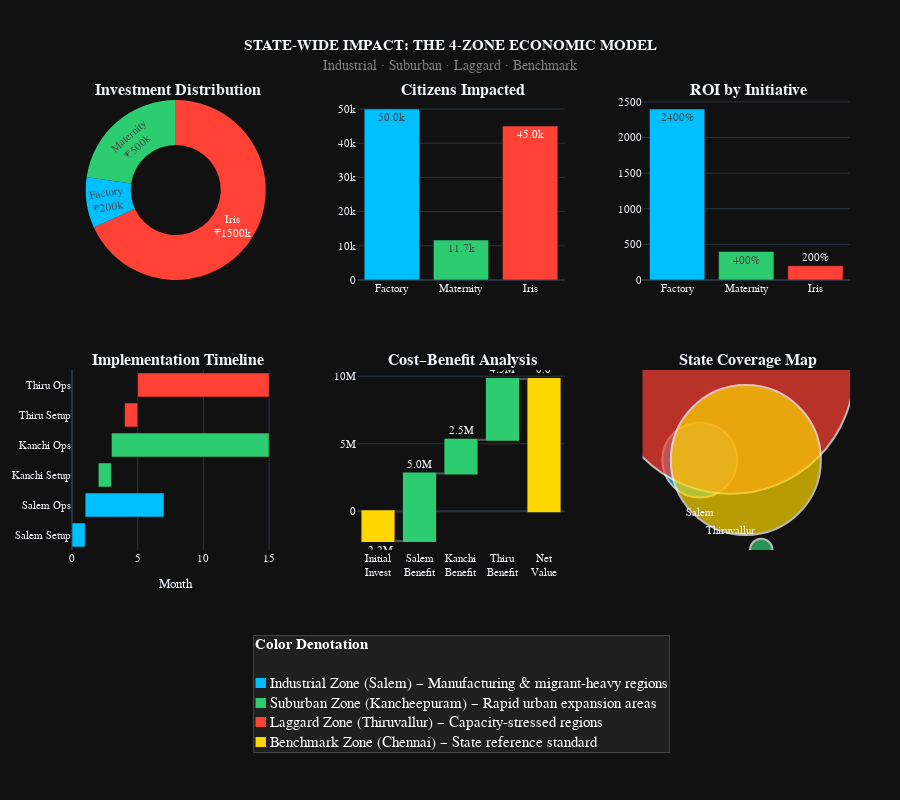

Notebook code for this chart:
### Code cell
import pandas as pd
import plotly.graph_objects as go
from plotly.subplots import make_subplots

# 1. DATA PREPARATION
# Define Theme Colors
ZONE_COLORS = {
    'Industrial': '#00BFFF',   # Neon Blue (Salem)
    'Suburban': '#2ECC71',     # Neon Green (Kancheepuram)
    'Laggard': '#FF4136',      # Neon Red (Thiruvallur)
    'Benchmark': '#FFD700'     # Gold (Chennai)
}

# Create ROI Dataframe (Simulated for the Hackathon Pitch)
data = {
    'Initiative': ['Factory Gate Camps (Salem)', 'Maternity API (Kanchi)', 'Iris Vans (Thiruvallur)'],
    'Investment': [200000, 500000, 1500000],   # Cost in INR
    'Citizens': [50000, 11700, 45000],         # People Impacted
    'Benefit': [5000000, 2500000, 4500000]     # Economic Value Generated
}
roi_df = pd.DataFrame(data)

# Calculate ROI %: ((Benefit - Investment) / Investment) * 100
roi_df['ROI %'] = ((roi_df['Benefit'] - roi_df['Investment']) / roi_df['Investment']) * 100
total_investment = roi_df['Investment'].sum()

# 2. STATE-WIDE IMPACT DASHBOARD
fig = make_subplots(
    rows=2, cols=3,
    subplot_titles=[
        '<b> Investment Distribution</b>',
        '<b> Citizens Impacted</b>',
        '<b> ROI by Initiative</b>',
        '<b> Implementation Timeline</b>',
        '<b> Cost–Benefit Analysis</b>',
        '<b> State Coverage Map</b>'
    ],
    specs=[
        [{'type': 'pie'}, {'type': 'bar'}, {'type': 'bar'}],
        [{'type': 'bar'}, {'type': 'waterfall'}, {'type': 'scatter'}]
    ],
    vertical_spacing=0.2,
    horizontal_spacing=0.1
)

# ROW 1: FINANCIAL OVERVIEW
# 1. Investment Pie Chart
fig.add_trace(
    go.Pie(
        labels=roi_df['Initiative'].str.split().str[0],
        values=roi_df['Investment'],
        marker_colors=[ZONE_COLORS['Industrial'], ZONE_COLORS['Suburban'], ZONE_COLORS['Laggard']],
        hole=0.5,
        text=[f"₹{v/1000:.0f}k" for v in roi_df['Investment']],
        textinfo='text+label',
        hoverinfo='label+value+percent'
    ),
    row=1, col=1
)

# 2. Citizens Impacted Bar Chart
fig.add_trace(
    go.Bar(
        x=roi_df['Initiative'].str.split().str[0],
        y=roi_df['Citizens'],
        marker_color=[ZONE_COLORS['Industrial'], ZONE_COLORS['Suburban'], ZONE_COLORS['Laggard']],
        text=[f"{v/1000:.1f}k" for v in roi_df['Citizens']],
        textposition='auto',
        name='Citizens'
    ),
    row=1, col=2
)

# 3. ROI Bar Chart
fig.add_trace(
    go.Bar(
        x=roi_df['Initiative'].str.split().str[0],
        y=roi_df['ROI %'],
        marker_color=[ZONE_COLORS['Industrial'], ZONE_COLORS['Suburban'], ZONE_COLORS['Laggard']],
        text=[f"{v:.0f}%" for v in roi_df['ROI %']],
        textposition='auto',
        name='ROI'
    ),
    row=1, col=3
)

# ROW 2: IMPLEMENTATION DETAILS

# 4. Timeline (Gantt-style)
timeline_data = {
    'Phase': [
        'Salem Setup', 'Salem Ops',
        'Kanchi Setup', 'Kanchi Ops',
        'Thiru Setup', 'Thiru Ops'
    ],
    'Start': [0, 1, 2, 3, 4, 5],
    'Duration': [1, 6, 1, 12, 1, 10],
    'Color': [
        ZONE_COLORS['Industrial'], ZONE_COLORS['Industrial'],
        ZONE_COLORS['Suburban'], ZONE_COLORS['Suburban'],
        ZONE_COLORS['Laggard'], ZONE_COLORS['Laggard']
    ]
}

for i, phase in enumerate(timeline_data['Phase']):
    fig.add_trace(
        go.Bar(
            x=[timeline_data['Duration'][i]],
            y=[phase],
            base=timeline_data['Start'][i],
            orientation='h',
            marker_color=timeline_data['Color'][i],
            showlegend=False,
            hoverinfo='x+y'
        ),
        row=2, col=1
    )

fig.update_xaxes(title_text="Month", row=2, col=1)

# 5. Cost–Benefit Waterfall
fig.add_trace(
    go.Waterfall(
        x=['Initial<br>Invest', 'Salem<br>Benefit', 'Kanchi<br>Benefit', 'Thiru<br>Benefit', 'Net<br>Value'],
        y=[-total_investment, roi_df.iloc[0]['Benefit'], roi_df.iloc[1]['Benefit'], roi_df.iloc[2]['Benefit'], 0],
        measure=['absolute', 'relative', 'relative', 'relative', 'total'],
        connector={'line': {'color': '#555'}},
        decreasing={'marker': {'color': '#FF4136'}}, # Red for cost
        increasing={'marker': {'color': '#2ECC71'}}, # Green for benefit
        totals={'marker': {'color': ZONE_COLORS['Benchmark']}},
        texttemplate='%{y:.2s}',
        textposition='outside'
    ),
    row=2, col=2
)

# 6. State Coverage Map (Bubble Chart Proxy)
coverage_districts = ['Salem', 'Kancheepuram', 'Thiruvallur', 'Chennai']
coverage_x = [1, 3, 2, 2.5]
coverage_y = [2, 1, 3, 2]
coverage_size = [50, 15, 165, 100] # Relative sizes

fig.add_trace(
    go.Scatter(
        x=coverage_x,
        y=coverage_y,
        mode='markers+text',
        marker=dict(
            size=[s * 1.5 for s in coverage_size], # Scale up bubbles
            color=[ZONE_COLORS['Industrial'], ZONE_COLORS['Suburban'], ZONE_COLORS['Laggard'], ZONE_COLORS['Benchmark']],
            line=dict(width=2, color='white')
        ),
        text=coverage_districts,
        textposition='bottom center',
        showlegend=False
    ),
    row=2, col=3
)

# FINAL LAYOUT
fig.update_layout(
    template='plotly_dark',
    height=800,
    title=dict(
        text="<b>STATE-WIDE IMPACT: THE 4-ZONE ECONOMIC MODEL</b><br>"
             "<span style='font-size:14px;color:gray'>Industrial · Suburban · Laggard · Benchmark</span>",
        x=0.5
    ),
    margin=dict(t=100, l=50, r=50, b=250), # Large bottom margin for Legend
    showlegend=False,
    font=dict(family="Arial", size=11)
)

# Remove axis lines for the map to make it look cleaner
fig.update_xaxes(showgrid=False, showticklabels=False, zeroline=False, row=2, col=3)
fig.update_yaxes(showgrid=False, showticklabels=False, zeroline=False, row=2, col=3)

# ==========================================================
# COLOR DENOTATION — FIXED BOTTOM PANEL
# ==========================================================
fig.add_annotation(
    x=0.5,
    y=-0.45,  # Adjusted negative Y to place correctly in the bottom margin
    xref="paper",
    yref="paper",
    showarrow=False,
    align="left",
    bgcolor="#1f1f1f",
    bordercolor="#444",
    borderwidth=1,
    font=dict(size=15, color="white"),
    text=(
        "<b>Color Denotation</b><br><br>"
        "<span style='color:#00BFFF'><b>■</b></span> Industrial Zone (Salem) – Manufacturing & migrant-heavy regions<br>"
        "<span style='color:#2ECC71'><b>■</b></span> Suburban Zone (Kancheepuram) – Rapid urban expansion areas<br>"
        "<span style='color:#FF4136'><b>■</b></span> Laggard Zone (Thiruvallur) – Capacity-stressed regions<br>"
        "<span style='color:#FFD700'><b>■</b></span> Benchmark Zone (Chennai) – State reference standard"
    )
)

fig.show()

### Figure 1 — Plotly figure (JSON) as saved in the notebook; plotly's stock layout.template omitted (floating-point values rounded to 4 significant figures)
{"data": [{"domain": {"x": [0, 0.2667], "y": [0.6, 1]}, "hole": 0.5, "hoverinfo": "label+value+percent", "labels": ["Factory", "Maternity", "Iris"], "marker": {"colors": ["#00BFFF", "#2ECC71", "#FF4136"]}, "text": ["₹200k", "₹500k", "₹1500k"], "textinfo": "text+label", "type": "pie", "values": [200000, 500000, 1500000]}, {"marker": {"color": ["#00BFFF", "#2ECC71", "#FF4136"]}, "name": "Citizens", "text": ["50.0k", "11.7k", "45.0k"], "textposition": "auto", "type": "bar", "x": ["Factory", "Maternity", "Iris"], "xaxis": "x", "y": [50000, 11700, 45000], "yaxis": "y"}, {"marker": {"color": ["#00BFFF", "#2ECC71", "#FF4136"]}, "name": "ROI", "text": ["2400%", "400%", "200%"], "textposition": "auto", "type": "bar", "x": ["Factory", "Maternity", "Iris"], "xaxis": "x2", "y": [2400.0, 400.0, 200.0], "yaxis": "y2"}, {"base": 0, "hoverinfo": "x+y", "marker": {"color": "#00BFFF"}, "orientation": "h", "showlegend": false, "type": "bar", "x": [1], "xaxis": "x3", "y": ["Salem Setup"], "yaxis": "y3"}, {"base": 1, "hoverinfo": "x+y", "marker": {"color": "#00BFFF"}, "orientation": "h", "showlegend": false, "type": "bar", "x": [6], "xaxis": "x3", "y": ["Salem Ops"], "yaxis": "y3"}, {"base": 2, "hoverinfo": "x+y", "marker": {"color": "#2ECC71"}, "orientation": "h", "showlegend": false, "type": "bar", "x": [1], "xaxis": "x3", "y": ["Kanchi Setup"], "yaxis": "y3"}, {"base": 3, "hoverinfo": "x+y", "marker": {"color": "#2ECC71"}, "orientation": "h", "showlegend": false, "type": "bar", "x": [12], "xaxis": "x3", "y": ["Kanchi Ops"], "yaxis": "y3"}, {"base": 4, "hoverinfo": "x+y", "marker": {"color": "#FF4136"}, "orientation": "h", "showlegend": false, "type": "bar", "x": [1], "xaxis": "x3", "y": ["Thiru Setup"], "yaxis": "y3"}, {"base": 5, "hoverinfo": "x+y", "marker": {"color": "#FF4136"}, "orientation": "h", "showlegend": false, "type": "bar", "x": [10], "xaxis": "x3", "y": ["Thiru Ops"], "yaxis": "y3"}, {"connector": {"line": {"color": "#555"}}, "decreasing": {"marker": {"color": "#FF4136"}}, "increasing": {"marker": {"color": "#2ECC71"}}, "measure": ["absolute", "relative", "relative", "relative", "total"], "textposition": "outside", "texttemplate": "%{y:.2s}", "totals": {"marker": {"color": "#FFD700"}}, "type": "waterfall", "x": ["Initial<br>Invest", "Salem<br>Benefit", "Kanchi<br>Benefit", "Thiru<br>Benefit", "Net<br>Value"], "xaxis": "x4", "y": [-2200000, 5000000, 2500000, 4500000, 0], "yaxis": "y4"}, {"marker": {"color": ["#00BFFF", "#2ECC71", "#FF4136", "#FFD700"], "line": {"color": "white", "width": 2}, "size": [75, 22.5, 247.5, 150]}, "mode": "markers+text", "showlegend": false, "text": ["Salem", "Kancheepuram", "Thiruvallur", "Chennai"], "textposition": "bottom center", "type": "scatter", "x": [1, 3, 2, 2.5], "xaxis": "x5", "y": [2, 1, 3, 2], "yaxis": "y5"}], "layout": {"annotations": [{"font": {"size": 16}, "showarrow": false, "text": "<b> Investment Distribution</b>", "x": 0.1333, "xanchor": "center", "xref": "paper", "y": 1, "yanchor": "bottom", "yref": "paper"}, {"font": {"size": 16}, "showarrow": false, "text": "<b> Citizens Impacted</b>", "x": 0.5, "xanchor": "center", "xref": "paper", "y": 1, "yanchor": "bottom", "yref": "paper"}, {"font": {"size": 16}, "showarrow": false, "text": "<b> ROI by Initiative</b>", "x": 0.8667, "xanchor": "center", "xref": "paper", "y": 1, "yanchor": "bottom", "yref": "paper"}, {"font": {"size": 16}, "showarrow": false, "text": "<b> Implementation Timeline</b>", "x": 0.1333, "xanchor": "center", "xref": "paper", "y": 0.4, "yanchor": "bottom", "yref": "paper"}, {"font": {"size": 16}, "showarrow": false, "text": "<b> Cost–Benefit Analysis</b>", "x": 0.5, "xanchor": "center", "xref": "paper", "y": 0.4, "yanchor": "bottom", "yref": "paper"}, {"font": {"size": 16}, "showarrow": false, "text": "<b> State Coverage Map</b>", "x": 0.8667, "xanchor": "center", "xref": "paper", "y": 0.4, "yanchor": "bottom", "yref": "paper"}, {"align": "left", "bgcolor": "#1f1f1f", "bordercolor": "#444", "borderwidth": 1, "font": {"color": "white", "size": 15}, "showarrow": false, "text": "<b>Color Denotation</b><br><br><span style='color:#00BFFF'><b>■</b></span> Industrial Zone (Salem) – Manufacturing & migrant-heavy regions<br><span style='color:#2ECC71'><b>■</b></span> Suburban Zone (Kancheepuram) – Rapid urban expansion areas<br><span style='color:#FF4136'><b>■</b></span> Laggard Zone (Thiruvallur) – Capacity-stressed regions<br><span style='color:#FFD700'><b>■</b></span> Benchmark Zone (Chennai) – State reference standard", "x": 0.5, "xref": "paper", "y": -0.45, "yref": "paper"}], "font": {"family": "Arial", "size": 11}, "height": 800, "margin": {"b": 250, "l": 50, "r": 50, "t": 100}, "showlegend": false, "title": {"text": "<b>STATE-WIDE IMPACT: THE 4-ZONE ECONOMIC MODEL</b><br><span style='font-size:14px;color:gray'>Industrial · Suburban · Laggard · Benchmark</span>", "x": 0.5}, "xaxis": {"anchor": "y", "domain": [0.3667, 0.6333]}, "xaxis2": {"anchor": "y2", "domain": [0.7333, 1]}, "xaxis3": {"anchor": "y3", "domain": [0, 0.2667], "title": {"text": "Month"}}, "xaxis4": {"anchor": "y4", "domain": [0.3667, 0.6333]}, "xaxis5": {"anchor": "y5", "domain": [0.7333, 1], "showgrid": false, "showticklabels": false, "zeroline": false}, "yaxis": {"anchor": "x", "domain": [0.6, 1]}, "yaxis2": {"anchor": "x2", "domain": [0.6, 1]}, "yaxis3": {"anchor": "x3", "domain": [0, 0.4]}, "yaxis4": {"anchor": "x4", "domain": [0, 0.4]}, "yaxis5": {"anchor": "x5", "domain": [0, 0.4], "showgrid": false, "showticklabels": false, "zeroline": false}}}
